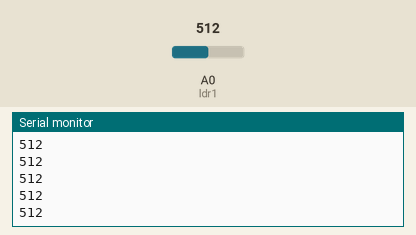
Bench run of a sketch on a simulated Arduino Uno, built with avr-gcc and run on an emulated ATmega328P. Parts: the last lines printed to the serial monitor. The inputs (shaded band) are chosen by the test bench; at power-on: A0 (ldr1) = 512.

Above: at 1.2 s.
1.3 s: A0 (ldr1) set to 716
At 1.31 s:
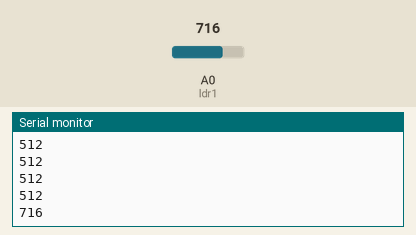
2.8 s: A0 (ldr1) set to 900
At 2.81 s:
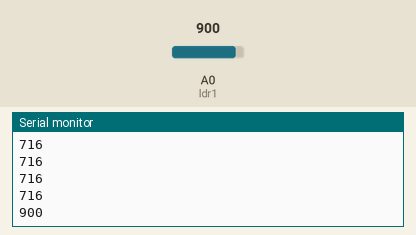
Timing chart, 0 to 5.8 s (numbered marks = the images above; inputs shaded):
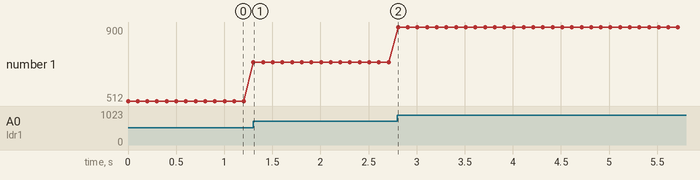

Measured:
- after the input at 1.3 s, the serial monitor: prints a new line at once (image 1)
- after the input at 2.8 s, the serial monitor: prints a new line at once (image 2)
- plotted number 1: 512 → 716 after the input at 1.3 s, 716 → 900 after the input at 2.8 s

The sketch:

ldr_test.ino
```cpp
int ldr1 = A0;
int val;
void setup() {
  // put your setup code here, to run once:
  pinMode(ldr1, INPUT);
  Serial.begin(9600);
}

void loop() {
  // put your main code here, to run repeatedly:
  val = analogRead(ldr1);
  Serial.println(val);
  delay(100);
}
 
```
